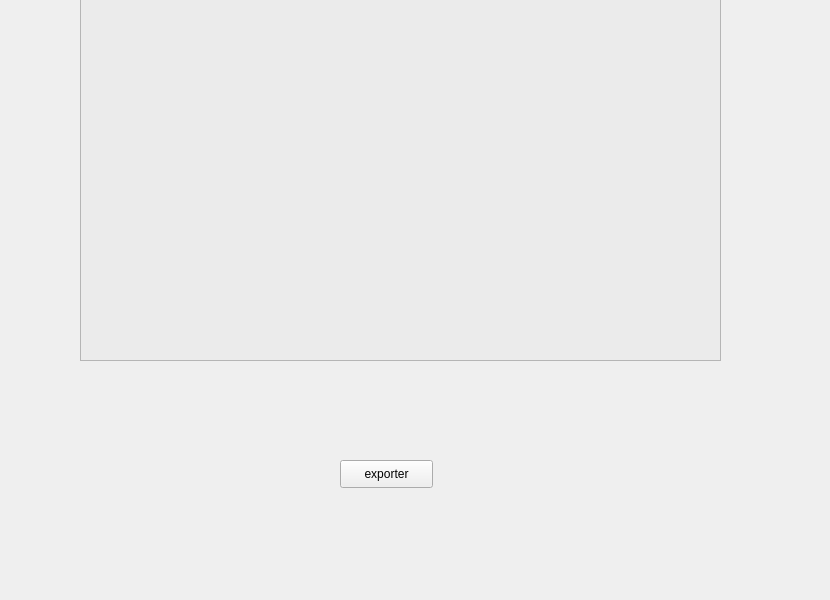
      <widget class="QWidget" name="tab_10">
       <attribute name="title">
        <string>exportation</string>
       </attribute>
       <widget class="QPushButton" name="exporter">
        <property name="geometry">
         <rect>
          <x>340</x>
          <y>460</y>
          <width>93</width>
          <height>28</height>
         </rect>
        </property>
        <property name="text">
         <string>exporter</string>
        </property>
       </widget>
       <widget class="QLabel" name="label_151">
        <property name="geometry">
         <rect>
          <x>-10</x>
          <y>0</y>
          <width>821</width>
          <height>591</height>
         </rect>
        </property>
        <property name="text">
         <string/>
        </property>
        <property name="pixmap">
         <pixmap>../../palette.jpg</pixmap>
        </property>
        <property name="scaledContents">
         <bool>true</bool>
        </property>
       </widget>
       <widget class="QTableView" name="tab_rapport_4">
        <property name="geometry">
         <rect>
          <x>80</x>
          <y>-10</y>
          <width>641</width>
          <height>371</height>
         </rect>
        </property>
        <property name="styleSheet">
         <string notr="true">background-color: rgb(235, 235, 235);</string>
        </property>
       </widget>
       <zorder>label_151</zorder>
       <zorder>exporter</zorder>
       <zorder>tab_rapport_4</zorder>
      </widget>
